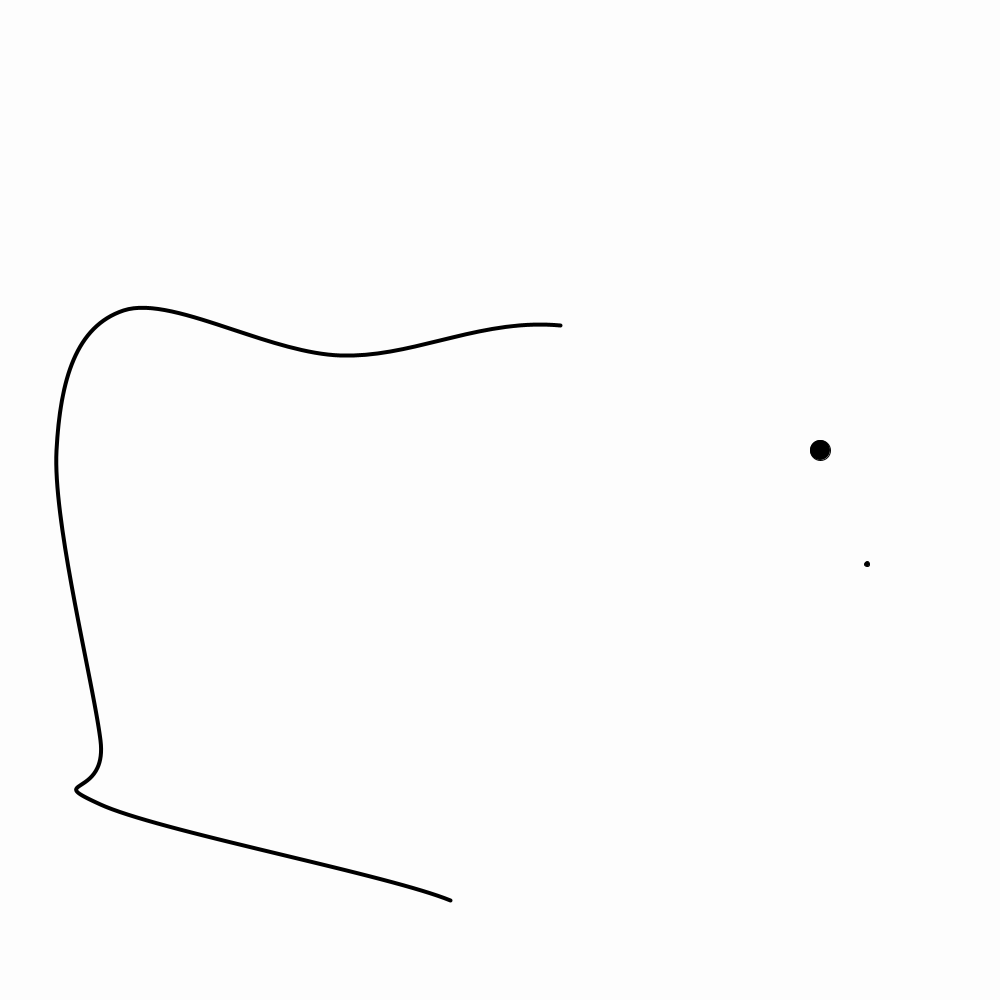
Frame 1 (no input)
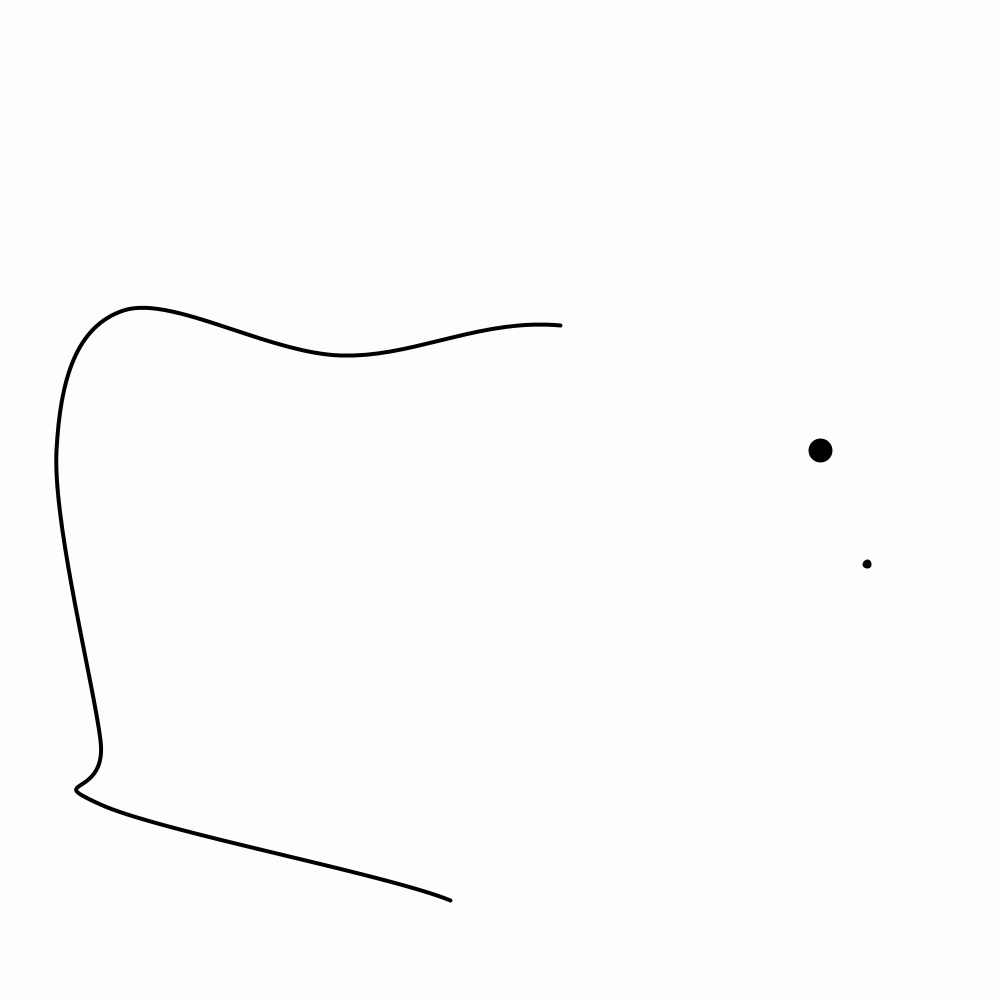
Frame 60 (the mouse pressed at the canvas centre just before this capture)
Frame 120 (the mouse held since frame 60 and released just before this capture): identical to frame 60, image omitted

The Processing sketch that drew these frames (run headless with seeded random() and noise(); from frame 60 on, the mouse is pressed at the canvas centre):

// Processing sketch: two_dimensional_array
// ── two_dimensional_array.pde
int NUMBER_VERTICIES = 9;

int[][] verticies;


void setup() {
  size(1000, 1000);
  
  verticies = new int[NUMBER_VERTICIES][2];

  verticies[0][0] = 480;
  verticies[0][1] = 960;
  
  verticies[1][0] = 450;
  verticies[1][1] = 900;
  
  verticies[2][0] = 100;
  verticies[2][1] = 804;
  
  verticies[3][0] = 100;
  verticies[3][1] = 740;
  
  verticies[4][0] = 56;
  verticies[4][1] = 450;
  
  verticies[5][0] = 123;
  verticies[5][1] = 310;
  
  verticies[6][0] = 340;
  verticies[6][1] = 355;
  
  verticies[7][0] = 560;
  verticies[7][1] = 325;
  
  verticies[8][0] = 823;
  verticies[8][1] = 400;
}


void draw() {
  background(253);
  fill(0);
  circle(820, 450, 20);
  circle(867, 564, 5);
  noFill();
  strokeWeight(4);
  beginShape();
  
  for (int i = 0; i < NUMBER_VERTICIES; i += 1) {
    curveVertex(verticies[i][0], verticies[i][1]);
  }
  
  endShape();
}
